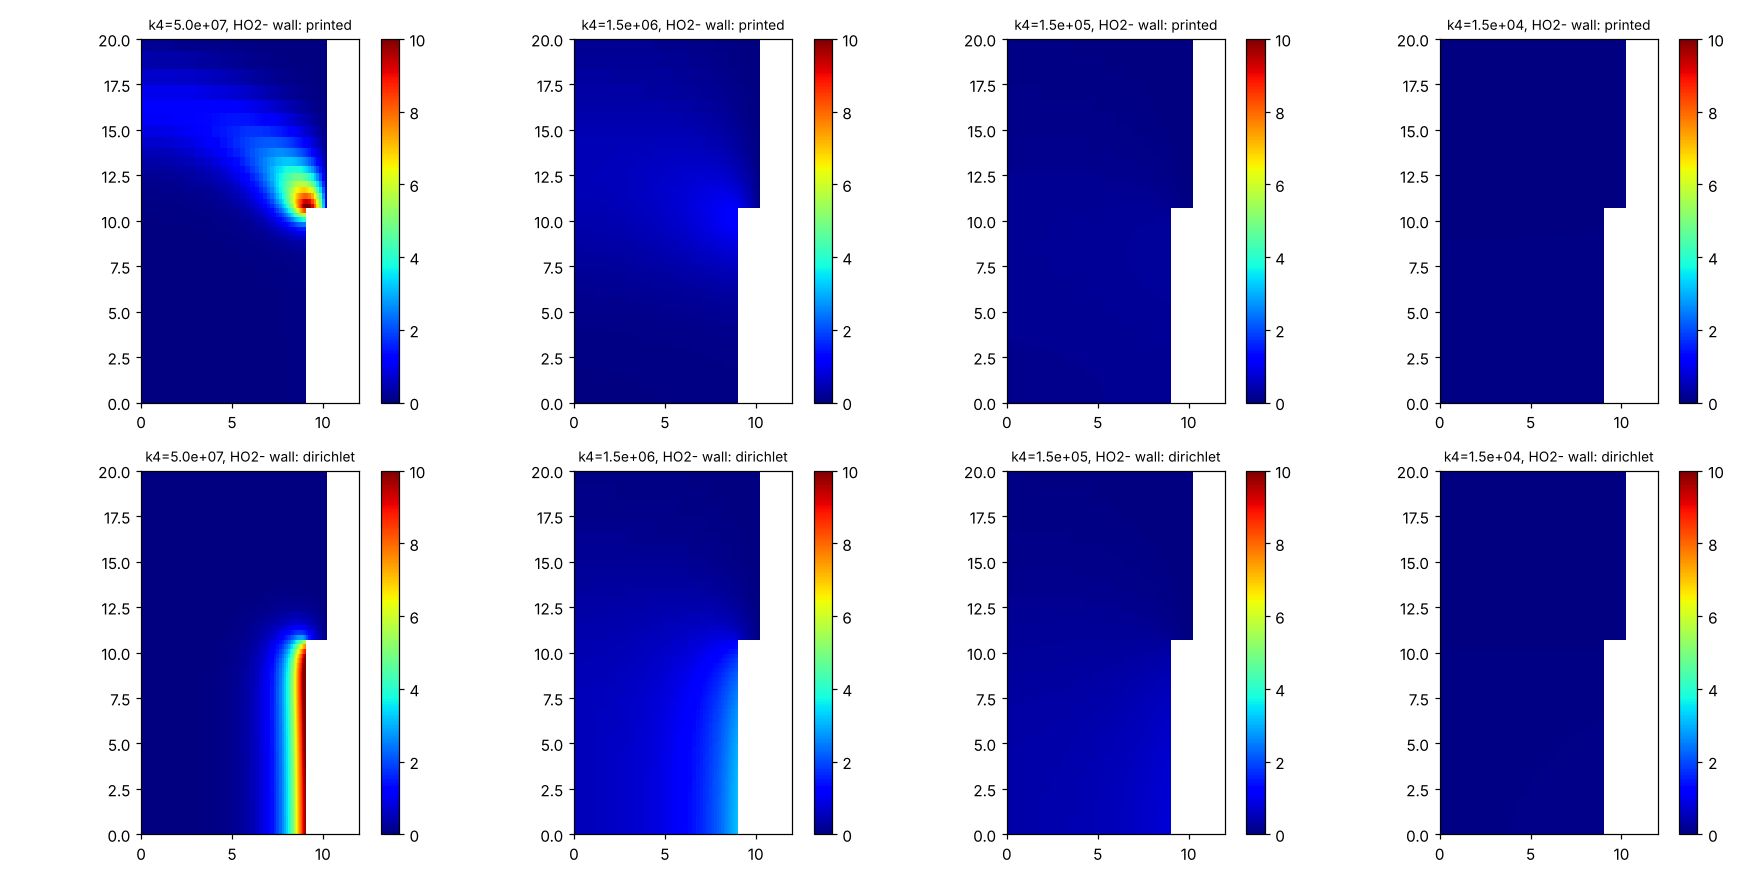

Write the Python code that produced this figure.
"""Scan k4 (L + HO2- -> LO2^2-) to fit the paper's low-pH ECL profile (a FIT, not part of the SI parameter set)."""
import numpy as np, matplotlib
matplotlib.use("Agg"); import matplotlib.pyplot as plt
import ecl_simulation as e, compare_with_paper as cp
g = e.build(2.0)
SC = [1, 0.3, 0.1, 0.03, 0.01, 0.003, 0.001, 3e-4]
print("Targets (paper, pH 9, 10 mM): peak ~10 mM, wall ~8-10 mM along z, top-view ctr/edge ~0.2, TEL(5%) > 9.1 um\n")
rows = {}
for mode in (None, "dirichlet"):
    print(f"--- HO2- wall treatment: {mode or 'as printed'} ---")
    print(f"{'k4 (M-1s-1)':>12s} {'max':>6s} {'wall z=1':>8s} {'z=5':>6s} {'z=9':>6s} {'mouth':>6s} {'ctr/edge mid':>12s} {'ctr/edge avg':>12s} {'TEL5% mid':>9s}")
    for sc in SC:
        res = e.simulate(9.0, 10.0, 1, g, ho_wall=mode, k4_scale=sc); rows[(mode, sc)] = res
        r_e, z_e, rc, zc, dr, dz = res["grid"]; hv = res["hv"] / 1000; iw = res["iw"]
        f = lambda z: hv[iw, np.argmin(abs(zc - z))]
        r, p = e.top_view(res); ra, pa = e.top_view(res, "avg")
        print(f"{5e7*sc:12.2e} {hv.max():6.2f} {f(1):8.2f} {f(5):6.2f} {f(9):6.2f} {f(10.5):6.2f} {p[0]/p.max():12.3f} {pa[0]/pa.max():12.3f} {cp.tel_thr(r,p,0.05):9.2f}")
fig, ax = plt.subplots(2, 4, figsize=(16, 8))
for k, sc in enumerate((1, 0.03, 0.003, 3e-4)):
    for row, mode in enumerate((None, "dirichlet")):
        res = rows[(mode, sc)]; r_e, z_e, rc, zc, dr, dz = res["grid"]; hv = np.ma.masked_where((rc[:, None] > e.RI) & (zc[None, :] < e.LT), res["hv"] / 1000)
        a = ax[row, k]; m = a.pcolormesh(r_e, z_e, hv.T, cmap="jet", vmin=0, vmax=10); a.set_xlim(0, 12); a.set_ylim(0, 20); a.set_aspect("equal")
        a.set_title(f"k4={5e7*sc:.1e}, HO2- wall: {mode or 'printed'}", fontsize=9); plt.colorbar(m, ax=a)
plt.tight_layout(); plt.savefig("k4_scan.png", dpi=110)
